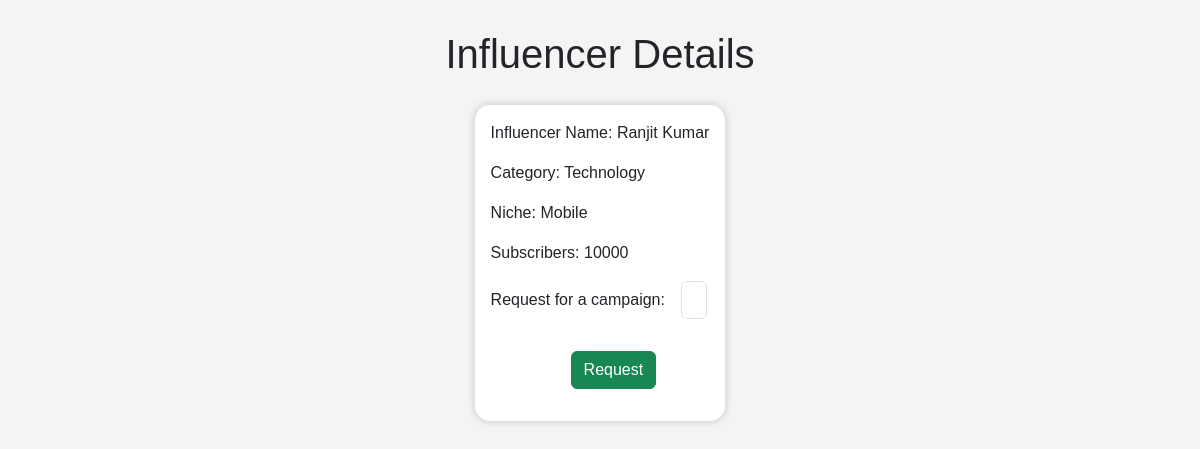
Screenshot of /geekyranjit/influencer_details/1 with the database file from the repository.
### backend/models.py (models this page shows)
class Influencer(db.Model):
    influencer_id=db.Column(db.Integer,primary_key=True,autoincrement=True)
    username=db.Column(db.String(),nullable=False,unique=True)
    password=db.Column(db.String(),nullable=False)
    f_name=db.Column(db.String(),nullable=False)
    l_name=db.Column(db.String(),nullable=False)
    earnings=db.Column(db.Numeric(10, 2),nullable=False,default=0)
    rating=db.Column(db.Numeric(3, 2),nullable=False,default=None)
    flagged=db.Column(db.Integer,nullable=False,default=0)
    admin_id=db.Column(db.Integer,db.ForeignKey('admin.admin_id'),nullable=False,default=1)
    category_id=db.Column(db.String(),db.ForeignKey("category.cat_id"),nullable=False)
    niche_id=db.Column(db.String(),db.ForeignKey("niche.niche_id"),nullable=False)
    social_media=db.Column(db.String(),nullable=False)
    subs=db.Column(db.Integer,nullable=False)
    category=db.relationship('Category', back_populates='influencers')
    niche = db.relationship('Niche', back_populates='influencers')
    admin=db.relationship('Admin', back_populates='influencers')
    ads=db.relationship('Adrequest',back_populates='influencers')

class Category(db.Model):
    cat_id=db.Column(db.Integer,primary_key=True,autoincrement=True)
    name=db.Column(db.String(), nullable=False,unique=True)
    campaigns=db.relationship('Campaign',back_populates='categories')
    influencers = db.relationship('Influencer', back_populates='category')
    niches= db.relationship('Niche', back_populates='category')

class Niche(db.Model):
    niche_id=db.Column(db.Integer,primary_key=True,autoincrement=True)
    name=db.Column(db.String(), nullable=False,unique=True)
    cat_id=db.Column(db.Integer,db.ForeignKey("category.cat_id"),nullable=False)
    influencers = db.relationship('Influencer', back_populates='niche')
    adrequests=db.relationship('Adrequest',back_populates='niche')
    category=db.relationship('Category', back_populates='niches')

### backend/users.py (the view, shortened to what this page needs)
@app.route('/<username>/influencer_details/<int:inf_id>',methods=['GET','POST'])
def inf_descriptions(username,inf_id):
    inf=Influencer.query.filter_by(influencer_id=inf_id).first()
    sponsor=Sponsor.query.filter_by(username=username).first()
    return render_template('inf_details.html',inf=inf,user=sponsor)

### templates/inf_details.html (shortened to what this page needs)
<!DOCTYPE html>
<html lang="en">
<head>
    <link href="https://cdn.jsdelivr.net/npm/bootstrap@5.3.3/dist/css/bootstrap.min.css" rel="stylesheet">
    <link rel="stylesheet" href="/static/style.css">
</head>
<body>
    <h1 id="heading">Influencer Details</h1>
    <div id="input-form" style="box-shadow: 0 0 10px rgba(0, 0, 0, 0.2);background-color: #fff;border: 0px solid rgb(101, 99, 99); padding: 1rem;border-radius: 15px;">
        <p>Influencer Name: {{inf.f_name}} {{inf.l_name}}</p>
        <p>Category: {{inf.category.name}}</p>
        <p>Niche: {{inf.niche.name}}</p>
        <p>Subscribers: {{inf.subs}}</p>
        <form action="{{url_for('inf_descriptions',username=user.username,inf_id=inf.influencer_id)}}" method="POST">
        <div class="row g-3 align-items-center">
            <div class="col-auto">
            <label for="inputPassword3" class="col-form-label">Request for a campaign:</label>
        </div>
        <div class="col-auto">
              <select class="form-control" id="inputPassword3" name="ad_id" required>
              </select>
            </div>
          </div>
          <div style="margin:2rem 0rem 1rem 5rem;">
        <button class="btn btn-success" type="submit">Request</button>
          </div>
    </div>
</body>
</html>

### static/style.css (style rules this page uses)
* { margin: 0px; }
#input-form { border: 2px solid rgb(115, 115, 118); width: fit-content; height: auto; margin: auto; margin-top: 10px; border-radius: 20px; margin-bottom: 20px; padding: 2rem ; }
#heading { height: 75px; padding: 10px; text-align: center; margin: 0px }
body { font-family: Arial, sans-serif; background-color: #f4f4f4; margin: 0; padding: 20px; }

### rows the page displays
Influencer: f_name "Ranjit", l_name "Kumar", subs "10000"
Category: category.name "Technology"
Niche: niche.name "Mobile"
